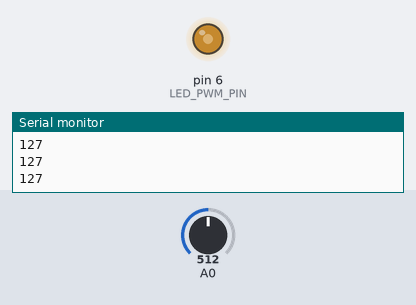
The sketch below on a simulated Arduino Uno, built with avr-gcc and run on an emulated ATmega328P. On the bench: output pins drawn as LEDs (lit = HIGH), the last lines printed to the serial monitor. The inputs (shaded band) are chosen by the test bench; at power-on: A0 = 512.

Above: at 1.2 s.
1.3 s: A0 set to 716
At 2.5 s:
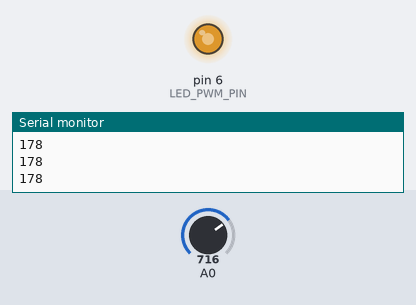
2.8 s: A0 set to 900
At 4.0 s:
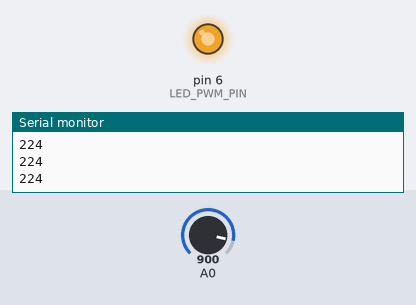
4.3 s: A0 set to 122
At 5.0 s:
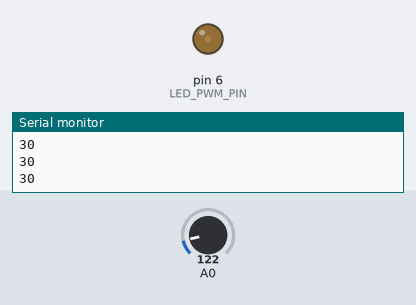
5.8 s: A0 set to 0
At 6.2 s:
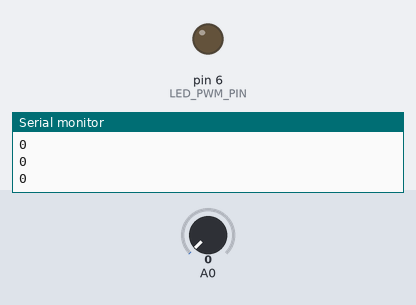
7.3 s: A0 set to 511
At 8.5 s:
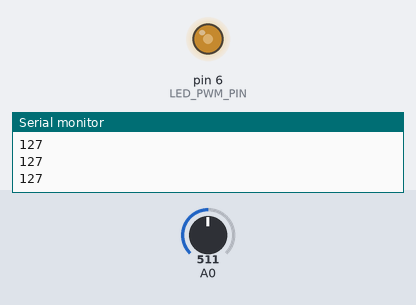
Timing chart, 0 to 9.8 s (numbered marks = the images above; inputs shaded):
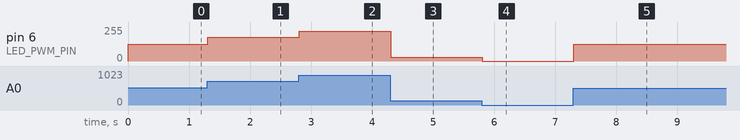

Measured:
- after the input at 1.3 s, pin 6 (LED_PWM_PIN): 127/255 → 178/255 at once
- after the input at 2.8 s, pin 6 (LED_PWM_PIN): 178/255 → 224/255 at once
- after the input at 4.3 s, pin 6 (LED_PWM_PIN): 224/255 → 30/255 at once
- after the input at 5.8 s, pin 6 (LED_PWM_PIN): 30/255 → 0/255 at once
- after the input at 7.3 s, pin 6 (LED_PWM_PIN): 0/255 → 127/255 at once

The sketch:

l7_Fading_LED_via_POT.ino
```cpp
int LED_PWM_PIN = 6;

void setup() {
  // put your setup code here, to run once:
  Serial.begin(9600);
  pinMode(LED_PWM_PIN, OUTPUT);
}

void loop() {
  // put your main code here, to run repeatedly:
  int POT_VALUE = analogRead(A0);
  int MAPPED_POT_VALUE = map(POT_VALUE, 0, 1023, 0, 255);
  Serial.println(MAPPED_POT_VALUE);
  analogWrite(LED_PWM_PIN, MAPPED_POT_VALUE);
}
```
